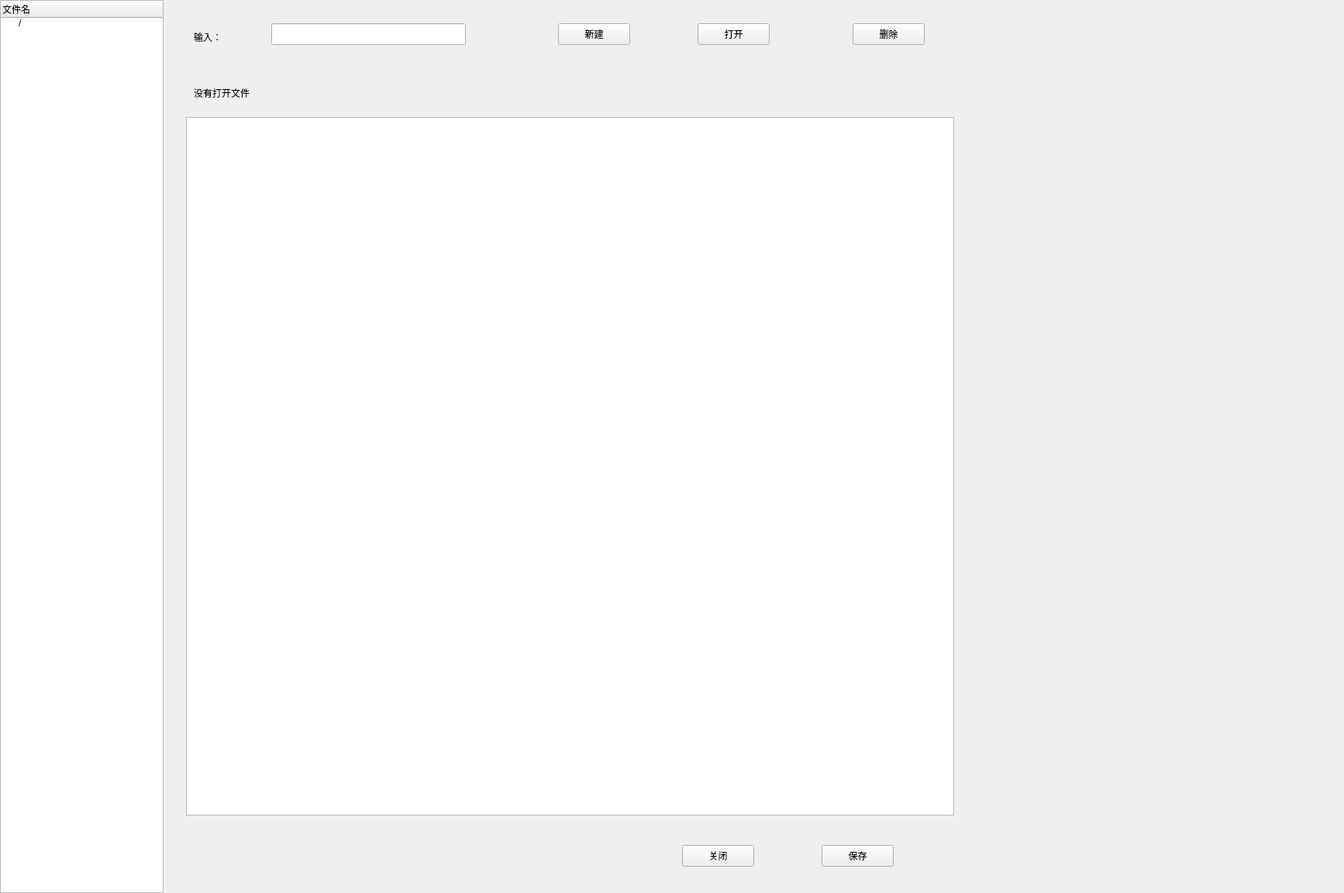
<?xml version="1.0" encoding="UTF-8"?>
<ui version="4.0">
 <class>Widget</class>
 <widget class="QWidget" name="Widget">
  <property name="geometry">
   <rect>
    <x>0</x>
    <y>0</y>
    <width>1734</width>
    <height>1152</height>
   </rect>
  </property>
  <property name="windowTitle">
   <string>Widget</string>
  </property>
  <widget class="QTreeWidget" name="fileTree">
   <property name="geometry">
    <rect>
     <x>0</x>
     <y>0</y>
     <width>211</width>
     <height>1152</height>
    </rect>
   </property>
   <column>
    <property name="text">
     <string>文件名</string>
    </property>
   </column>
   <item>
    <property name="text">
     <string>/</string>
    </property>
   </item>
  </widget>
  <widget class="QTextEdit" name="fileContent">
   <property name="geometry">
    <rect>
     <x>240</x>
     <y>151</y>
     <width>991</width>
     <height>901</height>
    </rect>
   </property>
  </widget>
  <widget class="QLabel" name="fileName">
   <property name="geometry">
    <rect>
     <x>250</x>
     <y>104</y>
     <width>971</width>
     <height>31</height>
    </rect>
   </property>
   <property name="text">
    <string>没有打开文件</string>
   </property>
  </widget>
  <widget class="QLineEdit" name="path">
   <property name="geometry">
    <rect>
     <x>350</x>
     <y>30</y>
     <width>251</width>
     <height>28</height>
    </rect>
   </property>
  </widget>
  <widget class="QPushButton" name="newFile">
   <property name="geometry">
    <rect>
     <x>720</x>
     <y>30</y>
     <width>93</width>
     <height>28</height>
    </rect>
   </property>
   <property name="text">
    <string>新建</string>
   </property>
  </widget>
  <widget class="QLabel" name="label_2">
   <property name="geometry">
    <rect>
     <x>250</x>
     <y>40</y>
     <width>72</width>
     <height>15</height>
    </rect>
   </property>
   <property name="text">
    <string>输入：</string>
   </property>
  </widget>
  <widget class="QPushButton" name="open">
   <property name="geometry">
    <rect>
     <x>900</x>
     <y>30</y>
     <width>93</width>
     <height>28</height>
    </rect>
   </property>
   <property name="text">
    <string>打开</string>
   </property>
  </widget>
  <widget class="QPushButton" name="deleteFile">
   <property name="geometry">
    <rect>
     <x>1100</x>
     <y>30</y>
     <width>93</width>
     <height>28</height>
    </rect>
   </property>
   <property name="text">
    <string>删除</string>
   </property>
  </widget>
  <widget class="QPushButton" name="save">
   <property name="geometry">
    <rect>
     <x>1060</x>
     <y>1090</y>
     <width>93</width>
     <height>28</height>
    </rect>
   </property>
   <property name="text">
    <string>保存</string>
   </property>
  </widget>
  <widget class="QPushButton" name="close">
   <property name="geometry">
    <rect>
     <x>880</x>
     <y>1090</y>
     <width>93</width>
     <height>28</height>
    </rect>
   </property>
   <property name="text">
    <string>关闭</string>
   </property>
  </widget>
 </widget>
 <layoutdefault spacing="6" margin="11"/>
 <resources/>
 <connections/>
</ui>
